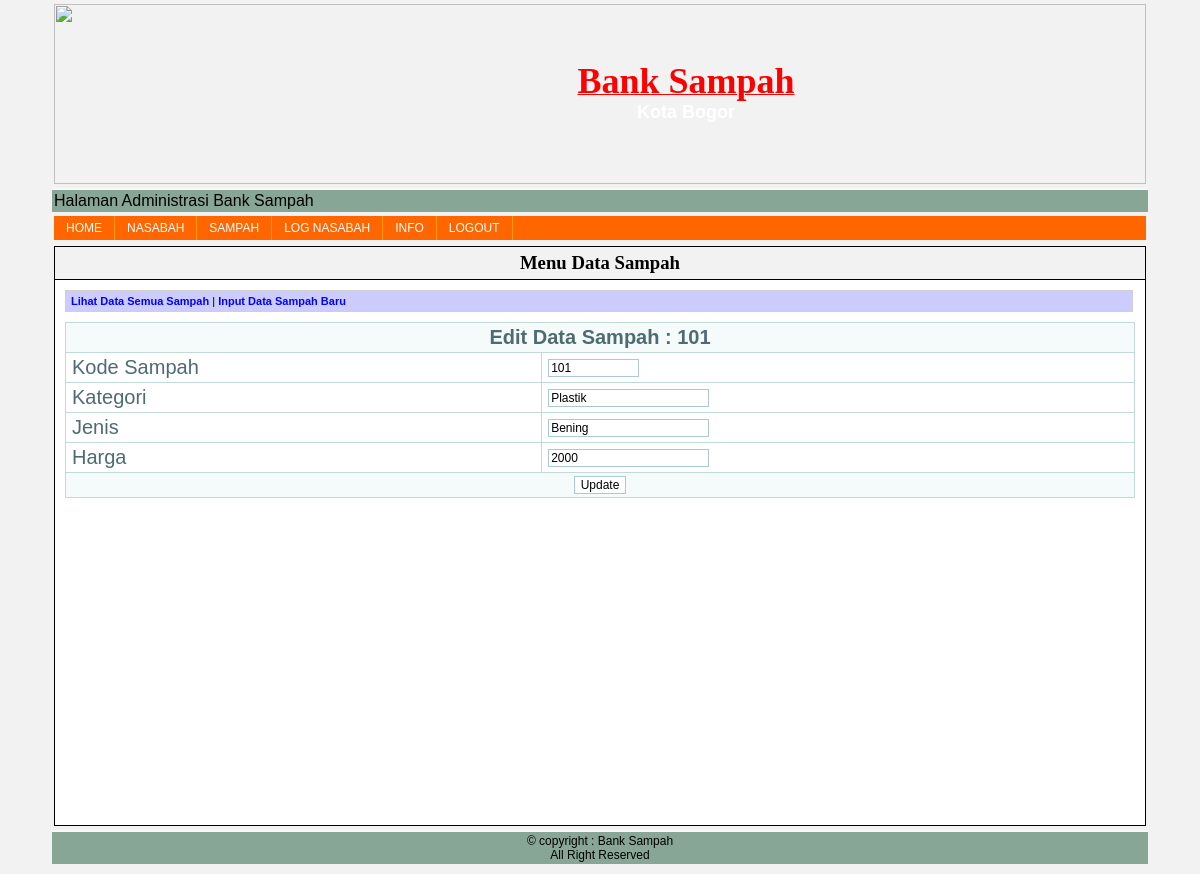
The page /admin/admin/index.php?page=edit_sampah&id=101 (signed in) on the database its author committed.
### tables this page shows
CREATE TABLE IF NOT EXISTS `sampah` (
  `kode` int(10) NOT NULL,
  `kategori` varchar(20) NOT NULL,
  `jenis` varchar(20) NOT NULL,
  `harga` int(7) NOT NULL,
  PRIMARY KEY (`kode`)
);

### admin/sampah/edit_sampah.php (the view, shortened to what this page needs)
<?php
include "../include/koneksi_db.php";
include "../sampah/link.php";
$kode	= isset($_GET['id']) ? $_GET['id'] : "";
if ($kode == "") {
	echo "<script>alert('Pilih dulu data yang akan di-update');</script>";
	echo "<meta http-equiv='refresh' content='0; url=lihat_sampah.php'>";
} else {
	$query		= mysql_query("SELECT * FROM sampah WHERE kode='$kode'", $konek);
	$hasil		= mysql_fetch_array($query);
	$Kode  		= $hasil['kode'];
	$kat 		= $hasil['kategori'];
	$jen	      = $hasil['jenis'];
	$harga	    = $hasil['harga'];
	}
?>
<form method="post" action="?page=act_edit_sampah">
<table width=100% border=1 class="table-data">
<tr><td class="head-data" colspan="2">Edit Data Sampah : <?php echo $Kode; ?></td></tr>
<tr><td class="pinggir-data">Kode Sampah</td>
<td class="pinggir-data"><input type="text" name="id" value="<?php echo $Kode; ?>" size="10"></td></tr>
<tr><td class="pinggir-data">Kategori</td>
<td class="pinggir-data"><input type="text" name="kategori" value="<?php echo $kat; ?>" size="20"></td></tr>
<tr><td class="pinggir-data">Jenis</td>
<td class="pinggir-data"><input type="text" name="jenis" value="<?php echo $jen; ?>" size="20"></td></tr>
<tr><td class="pinggir-data">Harga</td>
<td class="pinggir-data"><input type="text" name="harga" value="<?php echo $harga; ?>" size="20"></td></tr>
<tr><td colspan="2" align="center" class="head-data">
<input type="submit" value="Update">
</td></tr>
</table>
</form>

### admin/include/style.css (style rules this page uses)
body { background-color: #f2f2f2; color: black; margin-top: 0px; margin-left: 50px; margin-right: 50px; font-family: arial; font-size: 14px; }
.table-data { width: 100%; padding: 0; margin: 0 auto 1.5em auto; border-top: 1px solid #C1DAD7; border-left: 1px solid #C1DAD7; border-collapse:collapse; font-size:18px; font-family: verdana,arial,sans-serif; color:#545454; }
.head-data { font: normal 20px "Trebuchet MS", Verdana, Arial, Helvetica, sans-serif; border-right: 1px solid #C1DAD7; border-bottom: 1px solid #C1DAD7; padding: 3px 6px 3px 6px; color: #4f6b72; width: auto; text-align: center; background-color:#F5FAFA; font-weight: bold; }
.pinggir-data { font: normal 20px "Trebuchet MS", Verdana, Arial, Helvetica, sans-serif; border-right: 1px solid #C1DAD7; border-bottom: 1px solid #C1DAD7; padding: 3px 6px 3px 6px; color: #4f6b72; text-align: left; }
input { border-left : 1px solid #acc6db; border-right : 1px solid #acc6db; border-top : 1px solid #acc6db; border-bottom : 1px solid #acc6db; background-color : #fff; font-size : 12px; font-family : Verdana, Arial, Helvetica, sans-serif; color : #000; }

### admin/admin/index.php (style rules this page uses)
body { background-image: url(../../Rental%20Mobil%20G.A.H/images/rentcar2.jpg); }

### rows shown on the page
sampah: kode "101", id "101", kategori "Plastik", jenis "Bening", harga "2000"

### other values the page prints
$j "Menu Data Sampah"
